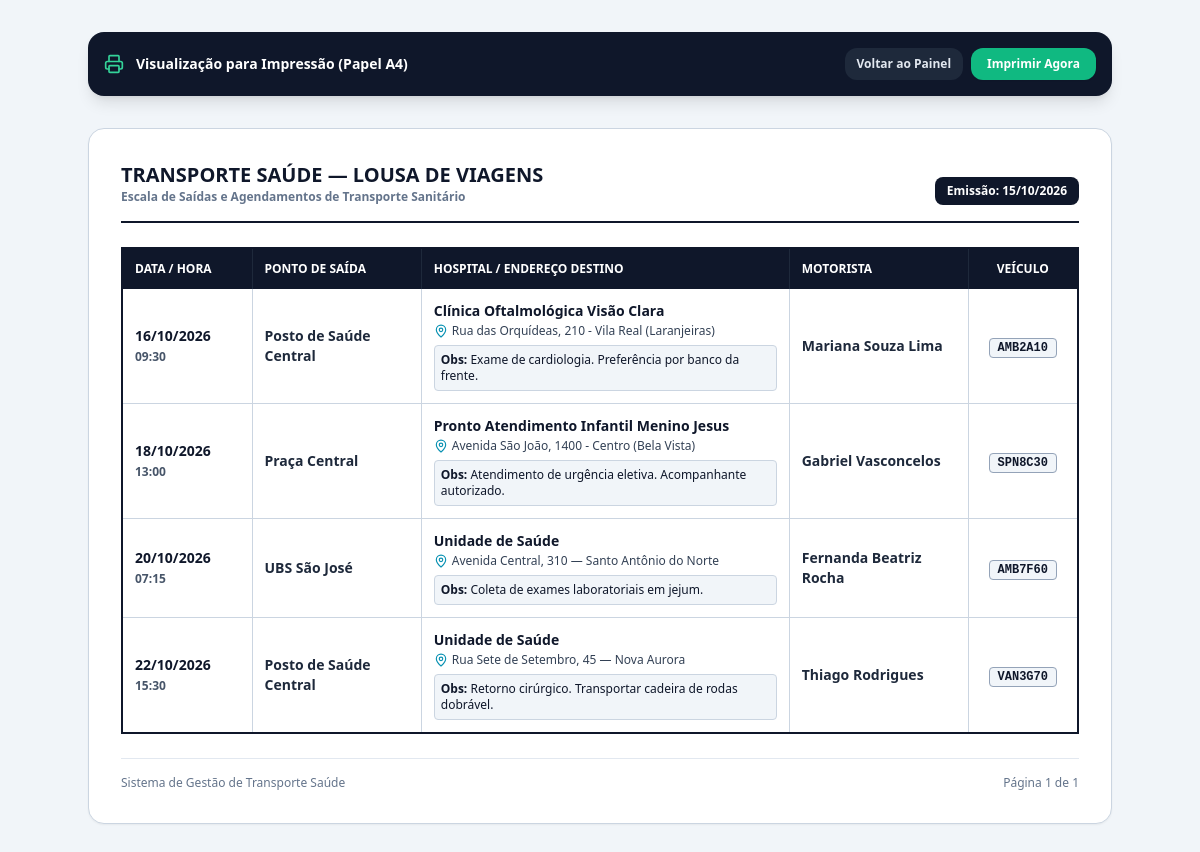
Screenshot of /imprimir-viagens with the database file from the repository.
### tables this page shows
CREATE TABLE viagens (
  id INTEGER PRIMARY KEY,
  data DATE,
  hora_saida TIME,
  ponto TEXT,
  destino TEXT,
  motorista_id INTEGER NOT NULL,
  veiculo_id INTEGER NOT NULL,
  hospital_id INTEGER NOT NULL, observacao TEXT,

  FOREIGN KEY (hospital_id)
    REFERENCES hospitais(id)
    ON DELETE RESTRICT
    ON UPDATE CASCADE,

  FOREIGN KEY (motorista_id)
    REFERENCES motoristas(id)
    ON DELETE RESTRICT
    ON UPDATE CASCADE,

  FOREIGN KEY (veiculo_id)
    REFERENCES veiculos(id)
    ON DELETE RESTRICT
    ON UPDATE CASCADE
);

CREATE TABLE hospitais (
  id INTEGER PRIMARY KEY,
  codigo TEXT NOT NULL UNIQUE,
  nome TEXT NOT NULL,
  cidade TEXT NOT NULL,
  telefone TEXT,
  endereco TEXT,
  tipo TEXT
, ativo INTEGER DEFAULT 1);

CREATE TABLE motoristas (
  id INTEGER PRIMARY KEY,
  nome TEXT NOT NULL,
  cnh TEXT NOT NULL UNIQUE,
  categoria_cnh TEXT NOT NULL,
  telefone TEXT NOT NULL
, ativo INTEGER DEFAULT 1);

CREATE TABLE veiculos (
  id INTEGER PRIMARY KEY,
  tipo TEXT NOT NULL,
  ano INTEGER NOT NULL,
  placa TEXT NOT NULL UNIQUE,
  capacidade_passageiros INTEGER NOT NULL
, ativo INTEGER DEFAULT 1);

### app.py (the view)
@app.route('/imprimir-viagens')
def imprimir_viagens():
    conn = get_db()
    cursor = conn.cursor()
    query = """
        SELECT
            v.id, v.data, v.hora_saida, v.ponto, v.destino, v.observacao,
            m.nome AS nome, ve.placa AS placa,
            h.nome AS hospital,
            h.endereco AS hospital_endereco,
            h.cidade AS hospital_cidade
        FROM viagens v
        LEFT JOIN motoristas m ON v.motorista_id = m.id
        LEFT JOIN veiculos ve ON v.veiculo_id = ve.id
        LEFT JOIN hospitais h ON v.hospital_id = h.id
        WHERE (v.data || ' ' || v.hora_saida) >= datetime('now', 'localtime')
        ORDER BY v.data ASC, v.hora_saida ASC
    """
    cursor.execute(query)
    viagens = cursor.fetchall()
    conn.close()
    hoje = datetime.now().strftime('%d/%m/%Y')
    return render_template('imprimir_viagens.html', viagens=viagens, hoje=hoje)

### app.py (called while the page is built)
def get_db():
    conexao = sqlite3.connect(DATABASE)
    conexao.row_factory = sqlite3.Row
    conexao.execute("PRAGMA foreign_keys = ON")
    return conexao

### templates/imprimir_viagens.html (shortened to what this page needs)
<!DOCTYPE html>
<html lang="pt-BR">
<head>
    <script src="https://cdn.tailwindcss.com"></script>
</head>
<body class="bg-slate-100 text-slate-900 font-sans antialiased p-4 sm:p-8">
    <div class="no-print max-w-5xl mx-auto bg-slate-900 text-white rounded-2xl p-4 mb-8 shadow-lg flex items-center justify-between">
        <div class="flex items-center gap-3">
            <i data-lucide="printer" class="w-5 h-5 text-emerald-400"></i>
            <span class="font-bold text-sm">Visualização para Impressão (Papel A4)</span>
        </div>
        <div class="flex items-center gap-2">
            <a href="/" class="bg-slate-800 hover:bg-slate-700 text-slate-200 text-xs font-semibold px-3 py-2 rounded-xl transition-all">
                Voltar ao Painel
            </a>
            <button onclick="window.print()" class="bg-emerald-500 hover:bg-emerald-600 text-white text-xs font-bold px-4 py-2 rounded-xl transition-all shadow-sm">
                Imprimir Agora
            </button>
        </div>
    </div>
    <div class="max-w-5xl mx-auto bg-white p-8 rounded-2xl border border-slate-300 shadow-sm">
        <div class="border-b-2 border-slate-900 pb-4 mb-6 flex justify-between items-end">
            <div>
                <h1 class="text-xl font-black uppercase text-slate-900">Transporte Saúde — Lousa de Viagens</h1>
                <p class="text-xs font-semibold text-slate-500">Escala de Saídas e Agendamentos de Transporte Sanitário</p>
            </div>
            <div class="text-right">
                <span class="bg-slate-900 text-white text-xs font-bold px-3 py-1.5 rounded-lg inline-block">
                    Emissão: {{ hoje }}
                </span>
            </div>
        </div>
        <table class="w-full text-left border-2 border-slate-900 border-collapse">
            <thead>
                <tr class="bg-slate-900 text-white text-xs font-bold uppercase">
                    <th class="p-3 border-r border-slate-800" style="width: 130px;">Data / Hora</th>
                    <th class="p-3 border-r border-slate-800">Ponto de Saída</th>
                    <th class="p-3 border-r border-slate-800">Hospital / Endereço Destino</th>
                    <th class="p-3 border-r border-slate-800">Motorista</th>
                    <th class="p-3 text-center" style="width: 110px;">Veículo</th>
                </tr>
            </thead>
            <tbody class="divide-y border-slate-900 text-sm">
                {% if viagens %}
                    {% for v in viagens %}
                        <tr class="border-b border-slate-300">
                            <td class="p-3 border-r border-slate-300">
                                <strong class="block text-slate-900">
                                    {% if v['data'] and '-' in v['data'] %}
                                        {% set d = v['data'].split('-') %}
                                        {{ d[2] }}/{{ d[1] }}/{{ d[0] }}
                                    {% else %}
                                        {{ v['data'] }}
                                    {% endif %}
                                </strong>
                                <span class="text-xs font-bold text-slate-600">{{ v['hora_saida'] }}</span>
                            </td>
                            <td class="p-3 border-r border-slate-300 font-bold text-slate-800">
                                {{ v['ponto'] }}
                            </td>
                            <td class="p-3 border-r border-slate-300">
                                <strong class="block text-slate-900 text-sm font-bold">
                                    {{ v['hospital'] if v['hospital'] else 'Unidade de Saúde' }}
                                </strong>
                                <div class="text-xs text-slate-700 font-medium flex items-center gap-1 mt-0.5">
                                    <i data-lucide="map-pin" class="w-3.5 h-3.5 text-cyan-600 shrink-0"></i>
                                    <span>
                                        {% if v['hospital_endereco'] and v['hospital_cidade'] %}
                                            {{ v['hospital_endereco'] }} ({{ v['hospital_cidade'] }})
                                        {% elif v['hospital_endereco'] %}
                                            {{ v['hospital_endereco'] }}
                                        {% elif v['hospital_cidade'] %}
                                            {{ v['hospital_cidade'] }}
                                        {% else %}
                                            {{ v['destino'] }}
                                        {% endif %}
                                    </span>
                                </div>
                                {% if v['observacao'] %}
                                    <div class="mt-1.5 p-1.5 bg-slate-100 border border-slate-300 rounded text-xs text-slate-900 font-medium">
                                        <strong>Obs:</strong> {{ v['observacao'] }}
                                    </div>
                                {% endif %}
                            </td>
                            <td class="p-3 border-r border-slate-300 font-semibold text-slate-800">
                                {{ v['nome'] }}
                            </td>
                            <td class="p-3 text-center">
                                <span class="font-mono font-bold bg-slate-100 border border-slate-400 px-2 py-0.5 rounded text-xs">
                                    {{ v['placa'] }}
                                </span>
                            </td>
                        </tr>
                    {% endfor %}
                {% else %}
                    <tr>
                        <td colspan="5" class="p-6 text-center text-slate-500">Nenhuma viagem agendada na lousa.</td>
                    </tr>
                {% endif %}
            </tbody>
        </table>
        <div class="flex justify-between items-center mt-6 pt-4 border-t border-slate-200 text-xs text-slate-500">
            <div>Sistema de Gestão de Transporte Saúde</div>
            <div>Página 1 de 1</div>
        </div>
    </div>
</body>
</html>

### rows the page displays
viagens: d "16", d "10", d "2026", hora_saida "09:30", ponto "Posto de Saúde Central", nome "Clínica Oftalmológica Visão Clara", hospital_endereco "Rua das Orquídeas, 210 - Vila Real", hospital_cidade "Laranjeiras", observacao "Exame de cardiologia. Preferência por banco da frente.", nome "Mariana Souza Lima", placa "AMB2A10"
viagens: d "18", d "10", d "2026", hora_saida "13:00", ponto "Praça Central", nome "Pronto Atendimento Infantil Menino Jesus", hospital_endereco "Avenida São João, 1400 - Centro", hospital_cidade "Bela Vista", observacao "Atendimento de urgência eletiva. Acompanhante autorizado.", nome "Gabriel Vasconcelos", placa "SPN8C30"
viagens: d "20", d "10", d "2026", hora_saida "07:15", ponto "UBS São José", v "Unidade de Saúde", destino "Avenida Central, 310 — Santo Antônio do Norte", observacao "Coleta de exames laboratoriais em jejum.", nome "Fernanda Beatriz Rocha", placa "AMB7F60"
viagens: d "22", d "10", d "2026", hora_saida "15:30", ponto "Posto de Saúde Central", v "Unidade de Saúde", destino "Rua Sete de Setembro, 45 — Nova Aurora", observacao "Retorno cirúrgico. Transportar cadeira de rodas dobrável.", nome "Thiago Rodrigues", placa "VAN3G70"
